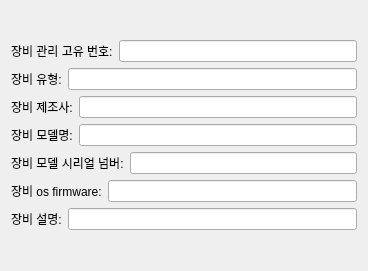
                  <widget class="QWidget" name="DE_Marines_Electronics_Info__scrollAreaWidgetContents_1">
                   <property name="geometry">
                    <rect>
                     <x>0</x>
                     <y>0</y>
                     <width>368</width>
                     <height>271</height>
                    </rect>
                   </property>
                   <layout class="QGridLayout" name="gridLayout_6">
                    <item row="0" column="0">
                     <layout class="QVBoxLayout" name="DE_Marines_Electronics_Info__verticalLayout_1">
                      <item>
                       <layout class="QHBoxLayout" name="DE_Marines_Electronics_Info_device_management_id__horizontalLayout_1">
                        <item>
                         <widget class="QLabel" name="DE_Marines_Electronics_Info_device_management_id__label_1">
                          <property name="text">
                           <string>장비 관리 고유 번호:</string>
                          </property>
                         </widget>
                        </item>
                        <item>
                         <widget class="QLineEdit" name="DE_Marines_Electronics_Info_device_management_id__lineEdit_1"/>
                        </item>
                       </layout>
                      </item>
                      <item>
                       <layout class="QHBoxLayout" name="DE_Marines_Electronics_Info_device_type__horizontalLayout_1">
                        <item>
                         <widget class="QLabel" name="DE_Marines_Electronics_Info_device_type__label_1">
                          <property name="text">
                           <string>장비 유형:</string>
                          </property>
                         </widget>
                        </item>
                        <item>
                         <widget class="QLineEdit" name="DE_Marines_Electronics_Info_device_type__lineEdit_1"/>
                        </item>
                       </layout>
                      </item>
                      <item>
                       <layout class="QHBoxLayout" name="DE_Marines_Electronics_Info_device_manufacturer__horizontalLayout_1">
                        <item>
                         <widget class="QLabel" name="DE_Marines_Electronics_Info_device_manufacturer__label_1">
                          <property name="text">
                           <string>장비 제조사:</string>
                          </property>
                         </widget>
                        </item>
                        <item>
                         <widget class="QLineEdit" name="DE_Marines_Electronics_Info_device_manufacturer__lineEdit_1"/>
                        </item>
                       </layout>
                      </item>
                      <item>
                       <layout class="QHBoxLayout" name="DE_Marines_Electronics_Info_device_model_name__horizontalLayout_1">
                        <item>
                         <widget class="QLabel" name="DE_Marines_Electronics_Info_device_model_name__label_1">
                          <property name="text">
                           <string>장비 모델명:</string>
                          </property>
                         </widget>
                        </item>
                        <item>
                         <widget class="QLineEdit" name="DE_Marines_Electronics_Info_device_model_name__lineEdit_1"/>
                        </item>
                       </layout>
                      </item>
                      <item>
                       <layout class="QHBoxLayout" name="DE_Marines_Electronics_Info_device_model_serial_number__horizontalLayout_1">
                        <item>
                         <widget class="QLabel" name="DE_Marines_Electronics_Info_device_model_serial_number__label_1">
                          <property name="text">
                           <string>장비 모델 시리얼 넘버:</string>
                          </property>
                         </widget>
                        </item>
                        <item>
                         <widget class="QLineEdit" name="DE_Marines_Electronics_Info_device_model_serial_number__lineEdit_1"/>
                        </item>
                       </layout>
                      </item>
                      <item>
                       <layout class="QHBoxLayout" name="DE_Marines_Electronics_Info_device_os_firmware__horizontalLayout_1">
                        <item>
                         <widget class="QLabel" name="DE_Marines_Electronics_Info_device_os_firmware__label_1">
                          <property name="text">
                           <string>장비 os firmware:</string>
                          </property>
                         </widget>
                        </item>
                        <item>
                         <widget class="QLineEdit" name="DE_Marines_Electronics_Info_device_os_firmware__lineEdit_1"/>
                        </item>
                       </layout>
                      </item>
                      <item>
                       <layout class="QHBoxLayout" name="DE_Marines_Electronics_Info_device_description__horizontalLayout_1">
                        <item>
                         <widget class="QLabel" name="DE_Marines_Electronics_Info_device_description__label_1">
                          <property name="text">
                           <string>장비 설명:</string>
                          </property>
                         </widget>
                        </item>
                        <item>
                         <widget class="QLineEdit" name="DE_Marines_Electronics_Info_device_description__lineEdit_1"/>
                        </item>
                       </layout>
                      </item>
                     </layout>
                    </item>
                   </layout>
                  </widget>
